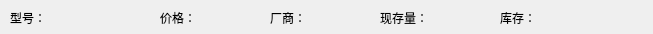
<?xml version="1.0" encoding="UTF-8"?>
<ui version="4.0">
 <class>ItemWidget</class>
 <widget class="QWidget" name="ItemWidget">
  <property name="geometry">
   <rect>
    <x>0</x>
    <y>0</y>
    <width>653</width>
    <height>34</height>
   </rect>
  </property>
  <property name="windowTitle">
   <string>Form</string>
  </property>
  <widget class="QLabel" name="label">
   <property name="geometry">
    <rect>
     <x>10</x>
     <y>10</y>
     <width>31</width>
     <height>16</height>
    </rect>
   </property>
   <property name="text">
    <string>型号：</string>
   </property>
  </widget>
  <widget class="QLabel" name="mNumber">
   <property name="geometry">
    <rect>
     <x>50</x>
     <y>10</y>
     <width>81</width>
     <height>16</height>
    </rect>
   </property>
   <property name="styleSheet">
    <string notr="true"/>
   </property>
   <property name="text">
    <string/>
   </property>
  </widget>
  <widget class="QLabel" name="label_3">
   <property name="geometry">
    <rect>
     <x>160</x>
     <y>10</y>
     <width>31</width>
     <height>16</height>
    </rect>
   </property>
   <property name="text">
    <string>价格：</string>
   </property>
  </widget>
  <widget class="QLabel" name="price">
   <property name="geometry">
    <rect>
     <x>200</x>
     <y>10</y>
     <width>41</width>
     <height>16</height>
    </rect>
   </property>
   <property name="styleSheet">
    <string notr="true"/>
   </property>
   <property name="text">
    <string/>
   </property>
  </widget>
  <widget class="QLabel" name="label_5">
   <property name="geometry">
    <rect>
     <x>270</x>
     <y>10</y>
     <width>31</width>
     <height>16</height>
    </rect>
   </property>
   <property name="text">
    <string>厂商：</string>
   </property>
  </widget>
  <widget class="QLabel" name="factory">
   <property name="geometry">
    <rect>
     <x>310</x>
     <y>10</y>
     <width>54</width>
     <height>16</height>
    </rect>
   </property>
   <property name="styleSheet">
    <string notr="true"/>
   </property>
   <property name="text">
    <string/>
   </property>
  </widget>
  <widget class="QLabel" name="label_7">
   <property name="geometry">
    <rect>
     <x>380</x>
     <y>10</y>
     <width>51</width>
     <height>16</height>
    </rect>
   </property>
   <property name="text">
    <string>现存量：</string>
   </property>
  </widget>
  <widget class="QLabel" name="present">
   <property name="geometry">
    <rect>
     <x>430</x>
     <y>10</y>
     <width>54</width>
     <height>16</height>
    </rect>
   </property>
   <property name="styleSheet">
    <string notr="true"/>
   </property>
   <property name="text">
    <string/>
   </property>
  </widget>
  <widget class="QLabel" name="label_9">
   <property name="geometry">
    <rect>
     <x>500</x>
     <y>10</y>
     <width>31</width>
     <height>16</height>
    </rect>
   </property>
   <property name="text">
    <string>库存：</string>
   </property>
  </widget>
  <widget class="QLabel" name="repertory">
   <property name="geometry">
    <rect>
     <x>540</x>
     <y>10</y>
     <width>54</width>
     <height>16</height>
    </rect>
   </property>
   <property name="styleSheet">
    <string notr="true"/>
   </property>
   <property name="text">
    <string/>
   </property>
  </widget>
 </widget>
 <resources/>
 <connections/>
</ui>
